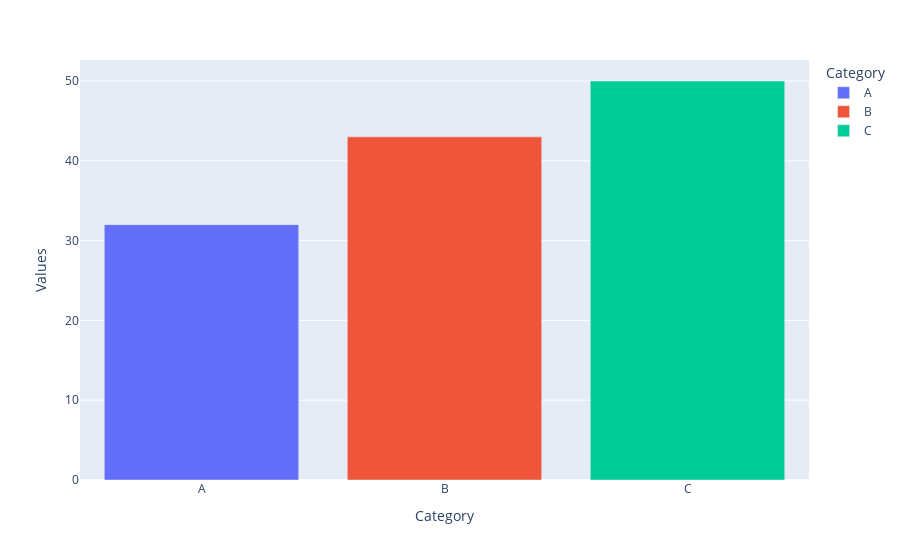

The cell this chart's notebook holds for it:
### Code cell
px.bar(df2, x='Category', y='Values', color='Category' )

### Figure 1 — Plotly figure (JSON) as saved in the notebook; plotly's stock layout.template omitted (floating-point values rounded to 4 significant figures)
{"data": [{"alignmentgroup": "True", "hovertemplate": "Category=%{x}<br>Values=%{y}<extra></extra>", "legendgroup": "A", "marker": {"color": "#636efa"}, "name": "A", "offsetgroup": "A", "orientation": "v", "showlegend": true, "textposition": "auto", "type": "bar", "x": ["A"], "xaxis": "x", "y": [32], "yaxis": "y"}, {"alignmentgroup": "True", "hovertemplate": "Category=%{x}<br>Values=%{y}<extra></extra>", "legendgroup": "B", "marker": {"color": "#EF553B"}, "name": "B", "offsetgroup": "B", "orientation": "v", "showlegend": true, "textposition": "auto", "type": "bar", "x": ["B"], "xaxis": "x", "y": [43], "yaxis": "y"}, {"alignmentgroup": "True", "hovertemplate": "Category=%{x}<br>Values=%{y}<extra></extra>", "legendgroup": "C", "marker": {"color": "#00cc96"}, "name": "C", "offsetgroup": "C", "orientation": "v", "showlegend": true, "textposition": "auto", "type": "bar", "x": ["C"], "xaxis": "x", "y": [50], "yaxis": "y"}], "layout": {"barmode": "relative", "legend": {"title": {"text": "Category"}, "tracegroupgap": 0}, "margin": {"t": 60}, "xaxis": {"anchor": "y", "categoryarray": ["A", "B", "C"], "categoryorder": "array", "domain": [0, 1], "title": {"text": "Category"}}, "yaxis": {"anchor": "x", "domain": [0, 1], "title": {"text": "Values"}}}}
